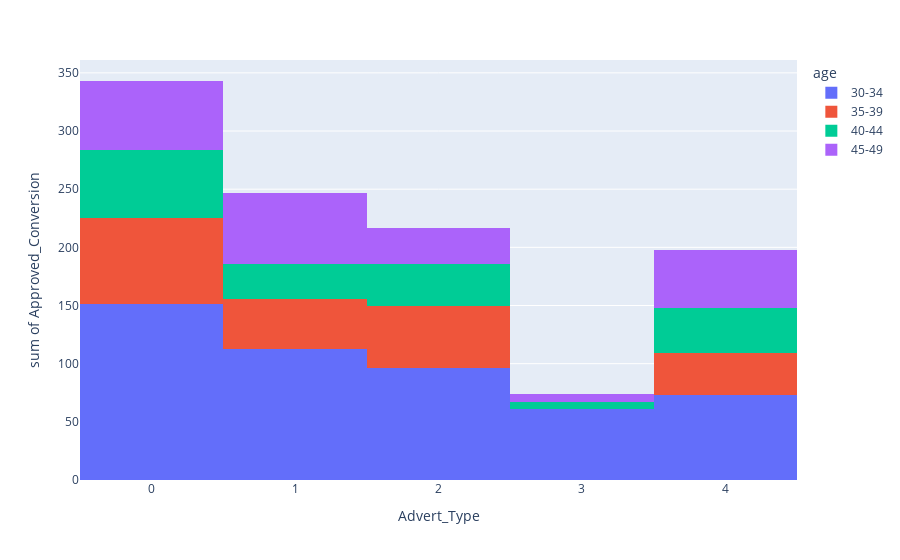

Notebook source saved alongside this figure:
### Code cell
fig = px.histogram(df, x="Advert_Type", y="Approved_Conversion",color="age",
                   hover_data=df.columns)
fig.show()

### Figure 1 — Plotly figure (JSON) as saved in the notebook; plotly's stock layout.template omitted (floating-point values rounded to 4 significant figures; data arrays with more than 128 entries replaced by an {"elided": "..."} marker saying what was removed)
{"data": [{"alignmentgroup": "True", "bingroup": "x", "histfunc": "sum", "hovertemplate": "age=30-34<br>Advert_Type=%{x}<br>sum of Approved_Conversion=%{y}<extra></extra>", "legendgroup": "30-34", "marker": {"color": "#636efa"}, "name": "30-34", "offsetgroup": "30-34", "orientation": "v", "showlegend": true, "type": "histogram", "x": {"elided": "426 int values"}, "xaxis": "x", "y": {"elided": "426 int values"}, "yaxis": "y"}, {"alignmentgroup": "True", "bingroup": "x", "histfunc": "sum", "hovertemplate": "age=35-39<br>Advert_Type=%{x}<br>sum of Approved_Conversion=%{y}<extra></extra>", "legendgroup": "35-39", "marker": {"color": "#EF553B"}, "name": "35-39", "offsetgroup": "35-39", "orientation": "v", "showlegend": true, "type": "histogram", "x": {"elided": "248 int values"}, "xaxis": "x", "y": {"elided": "248 int values"}, "yaxis": "y"}, {"alignmentgroup": "True", "bingroup": "x", "histfunc": "sum", "hovertemplate": "age=40-44<br>Advert_Type=%{x}<br>sum of Approved_Conversion=%{y}<extra></extra>", "legendgroup": "40-44", "marker": {"color": "#00cc96"}, "name": "40-44", "offsetgroup": "40-44", "orientation": "v", "showlegend": true, "type": "histogram", "x": {"elided": "210 int values"}, "xaxis": "x", "y": {"elided": "210 int values"}, "yaxis": "y"}, {"alignmentgroup": "True", "bingroup": "x", "histfunc": "sum", "hovertemplate": "age=45-49<br>Advert_Type=%{x}<br>sum of Approved_Conversion=%{y}<extra></extra>", "legendgroup": "45-49", "marker": {"color": "#ab63fa"}, "name": "45-49", "offsetgroup": "45-49", "orientation": "v", "showlegend": true, "type": "histogram", "x": {"elided": "259 int values"}, "xaxis": "x", "y": {"elided": "259 int values"}, "yaxis": "y"}], "layout": {"barmode": "relative", "legend": {"title": {"text": "age"}, "tracegroupgap": 0}, "margin": {"t": 60}, "xaxis": {"anchor": "y", "domain": [0, 1], "title": {"text": "Advert_Type"}}, "yaxis": {"anchor": "x", "domain": [0, 1], "title": {"text": "sum of Approved_Conversion"}}}}
